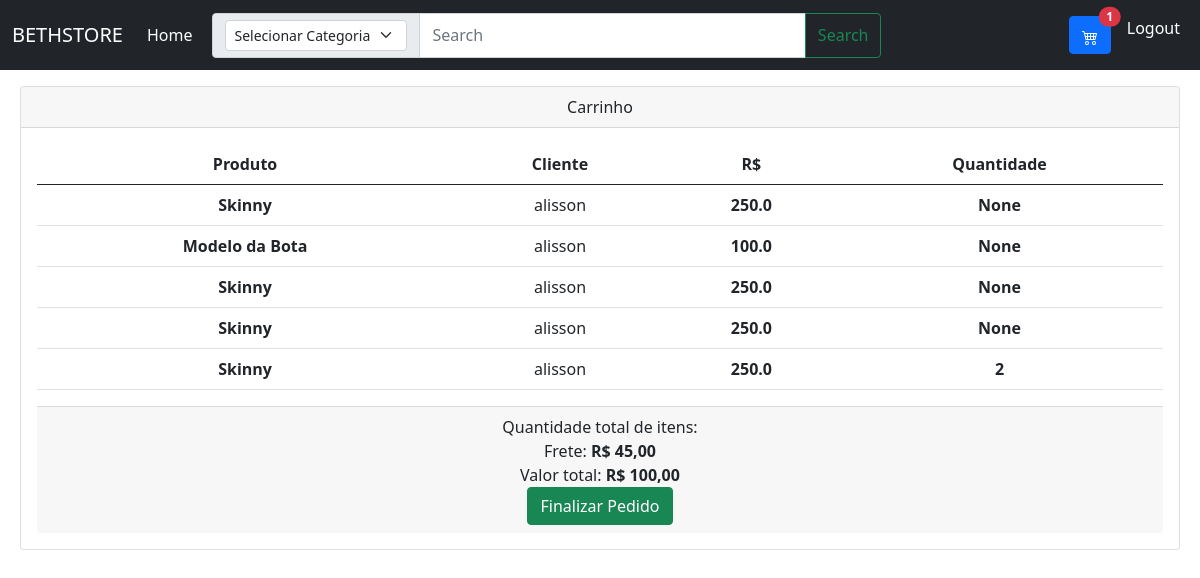
The page /carrinho (signed in) on the database its author committed.
### app/models/tables.py (models this page shows)
class Carrinho(db.Model):
    id = db.Column(db.Integer, primary_key = True, autoincrement = True)
    quantidade = db.Column(db.Integer)
    valor_frete = db.Column(db.Float)
    previsao_entrega = db.Column(db.Integer)
    id_cliente = db.Column(db.Integer, db.ForeignKey("cliente.id"))
    cliente = db.relationship("Cliente", foreign_keys = id_cliente)
    id_produto = db.Column(db.Integer, db.ForeignKey("produto.id"))
    produto = db.relationship("Produto", foreign_keys = id_produto)

class Produto(db.Model):
    id = db.Column(db.Integer, primary_key = True, autoincrement = True)
    marca = db.Column(db.String)
    modelo = db.Column(db.String)
    preco = db.Column(db.Float)
    tamanho = db.Column(db.String)
    quantidade = db.Column(db.Integer)
    inf_tecnica = db.Column(db.String)
    descricao = db.Column(db.String)
    id_imagem = db.Column(db.Integer, db.ForeignKey("imagem.id"))
    imagem = db.relationship("Imagem", foreign_keys = id_imagem)
    id_categoria = db.Column(db.Integer, db.ForeignKey("categoria.id"))
    categoria = db.relationship("Categoria", foreign_keys = id_categoria)

class Cliente(db.Model):
    id  = db.Column(db.Integer, primary_key = True, autoincrement = True)
    nome = db.Column(db.String)
    cpf = db.Column(db.String)
    endereco = db.Column(db.String)
    telefone = db.Column(db.String)
    cep = db.Column(db.String)
    id_usuario = db.Column(db.Integer, db.ForeignKey("usuario.id"))
    usuario = db.relationship("Usuario", foreign_keys = id_usuario)

### app/controllers/carrinhoController.py (the view)
@carrinhoController.route("/carrinho", methods=["GET", "POST"])
@login_required
def carrinho():
    categorias = Categoria.query.all()
    cliente = Cliente.query.filter_by(id_usuario=current_user.id).first()
    id = cliente.id
    carrinho = Carrinho.query.filter_by(id_cliente=id)
    return render_template("carrinho.html", usuario = current_user, carrinho=carrinho, categorias=categorias)

### app/__init__.py (called while the page is built)
@login_manager.user_loader
def load_user(id):
    return Usuario.query.get(int(id))

### app/templates/carrinho.html
{% extends "base.html" %}
{% block content %}
<div class="card text-center " style="margin-left: 20px; margin-right: 20px">
  <div class="card-header">
    Carrinho
  </div>
  <div class="card-body">
    <table class="table">
      <thead>
        <tr>
          <th scope="col">Produto</th>
          <th scope="col">Cliente</th>
          <th scope="col">R$</th>
          <th scope="col">Quantidade</th>
        </tr>
      </thead>
      <tbody>
        {% for items in carrinho %}
        <tr>
          <th >{{items.produto.modelo}}</th>
          <td>{{items.cliente.nome}}</td>
          <th>{{items.produto.preco}}</th>
          <th>
            {{items.quantidade}}
          </th>
        </tr>
        {% endfor%}
      </tbody>
    </table>
  <div class="card-footer ">
    Quantidade total de itens:
    <div>
      Frete: <strong>R$ 45,00</strong>
    </div>
    <div>
      Valor total: <strong>R$ 100,00</strong>
    </div>
    <form action="" method="post">
      <button type="submit" class="btn btn-success">Finalizar Pedido</button>
    </form>
  </div>
</div>
{% endblock content %}

### app/templates/base.html (shortened to what this page needs)
<!doctype html>
<html lang="pt-br">
<head>
<link href="https://cdn.jsdelivr.net/npm/bootstrap@5.0.2/dist/css/bootstrap.min.css" rel="stylesheet">
</head>
<body>
    <nav class="navbar navbar-expand-lg navbar-dark bg-dark mb-3">
        <div class="container-fluid">
          <a class="navbar-brand" href="/">BETHSTORE</a>
            <div class="collapse navbar-collapse" id="navbarTogglerDemo03">
                <ul class="navbar-nav me-auto mb-2 mb-lg-0">
                <li class="nav-item">
                    <a class="nav-link active" aria-current="page" href="#">Home</a>
                </li>
                </ul>
                <form method="POST" action="{{ url_for('controllers.busca')}}" class="container" >
                    <div class="input-group" style="width: 80%;" >
                        <span class="input-group-text" id="basic-addon1">
                            <select class="form-select form-select-sm" aria-label=".form-select-sm example" name="categoria">
                                <option selected value="0">Selecionar Categoria</option>
                            </select>
                        </span>
                        <input type="text" class="form-control" name="busca" placeholder="Search" aria-label="Username" aria-describedby="basic-addon1" >
                        <button class="btn btn-outline-success" type="submit">Search</button>
                    </div>
                </form>
                <ul class="navbar-nav me-auto mb-2 mb-lg-0">
                    {% if usuario.is_authenticated %}
                        {% if usuario.admin == True %}
                        <li class="nav-item">
                            <a class="nav-link active" aria-current="page" href="/#">Admin</a>
                        </li>
                        {% else %}
                        <li class="nav-item">
                            <a class="nav-link active" aria-current="page" href="/carrinho"><button class="btn btn-primary position-relative">
                                <span class="position-absolute top-0 start-100 translate-middle badge rounded-pill bg-danger">
                                    1
                                </span>
                              </button> </a>
                        </li>
                        {% endif %}
                    <li class="nav-item">
                        <a class="nav-link active" aria-current="page" href="/logout">Logout</a>
                    </li>
                    {% endif %}
                </ul>
            </div>
        </div>
    </nav>
    <div>
        {% block content %}
        {% endblock content %}
    </div>
  </body>
</html>

### rows shown on the page
Carrinho: produto.modelo "Skinny", cliente.nome "alisson", produto.preco "250.0", quantidade "None"
Carrinho: produto.modelo "Modelo da Bota", cliente.nome "alisson", produto.preco "100.0", quantidade "None"
Carrinho: produto.modelo "Skinny", cliente.nome "alisson", produto.preco "250.0", quantidade "None"
Carrinho: produto.modelo "Skinny", cliente.nome "alisson", produto.preco "250.0", quantidade "None"
Carrinho: produto.modelo "Skinny", cliente.nome "alisson", produto.preco "250.0", quantidade "2"
